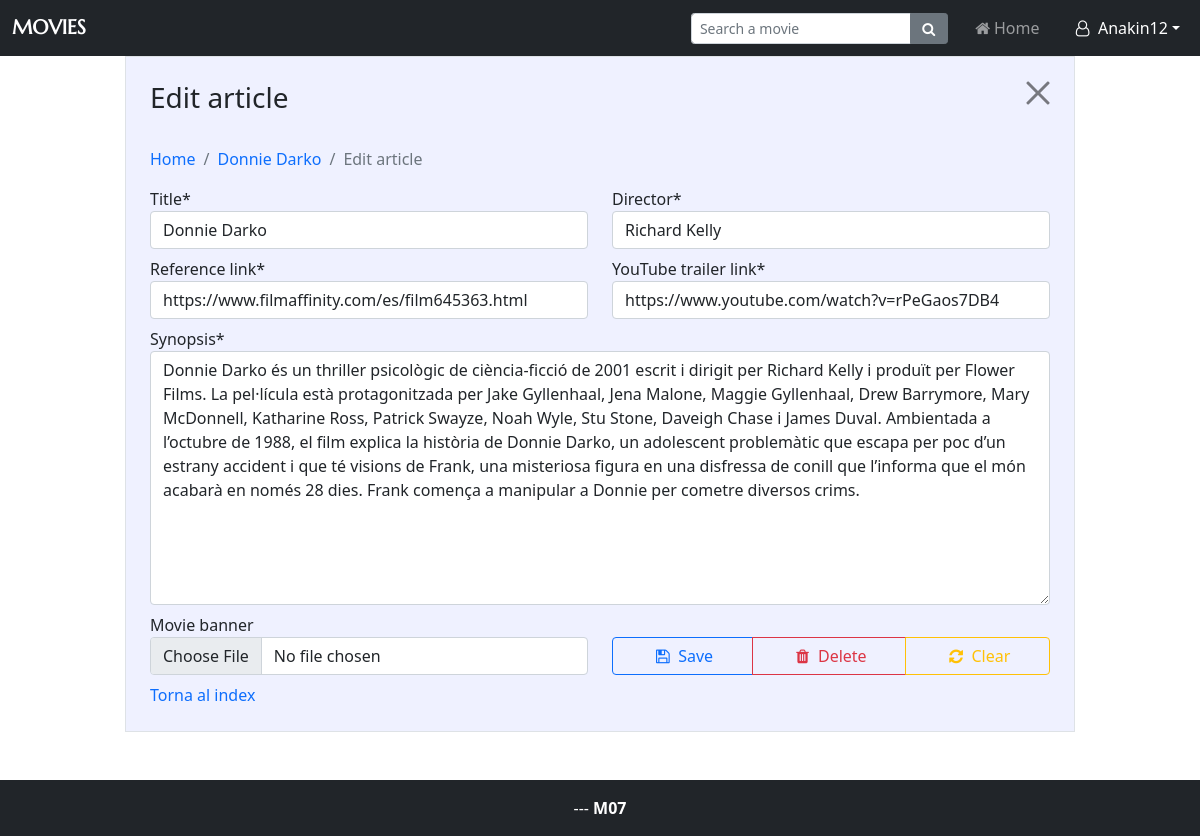
The page /controller/edit.php?id=12 (signed in) on the database its author committed.
### tables this page shows
CREATE TABLE IF NOT EXISTS `users` (
  `nickname` varchar(100) NOT NULL,
  `email` varchar(255) NOT NULL,
  `password` varchar(32) NOT NULL,
  `id` int(11) NOT NULL AUTO_INCREMENT,
  `reset_token` text NOT NULL,
  `remember_me_token` text NOT NULL,
  `social_provider` enum('','Twitter','GitHub','Google') NOT NULL,
  `admin` enum('0','1') NOT NULL,
  PRIMARY KEY (`id`)
);

CREATE TABLE IF NOT EXISTS `posts` (
  `id` int(11) NOT NULL AUTO_INCREMENT,
  `synopsis` text NOT NULL,
  `title` text NOT NULL,
  `director` text NOT NULL,
  `link` text NOT NULL,
  `youtube_link` text NOT NULL,
  `user_id` int(11) NOT NULL,
  `dateTime` timestamp NOT NULL DEFAULT current_timestamp(),
  `image_path` text NOT NULL,
  PRIMARY KEY (`id`)
);

### controller/edit.php (called while the page is built, shortened)
<?php
require_once '../model/pdo-articles.php';
require_once '../controller/session.php';
$errors = [];
$userId = getSessionUserId();
if (isset($_GET['id'])) {
    $articleId = $_GET['id'];
    $article = getPost($articleId);
    $title = $article['title'];
    $director = $article['director'];
    $link = $article['link'];
    $ytLink = $article['youtube_link'];
    $synopsis = $article['synopsis'];
} else if (isset($_POST['guardar'])) {
    $imagePath = "";
    $title = sanitizeString($_POST['title']);
    $director = sanitizeString($_POST['director']);
    $link = sanitizeString($_POST['link']);
    $ytLink = sanitizeString($_POST['youtube']);
    $synopsis = sanitizeString($_POST['synopsis']);
    checkUserInput($title, $director, $link, $ytLink, $synopsis);
    if (empty($errors)) {
        if (isset($_SESSION["articleId"])) {
            $articleId = $_SESSION["articleId"];
            updatePost($articleId, $title, $director, $link, $ytLink, $synopsis);
        } else {
            $articleId = createPost($userId, $title, $director, $link, $ytLink, $synopsis);
            $_SESSION["articleId"] = $articleId;
        }
    } else {
        $articleId = $_SESSION["articleId"];
    }
    $article = getPost($articleId);
} else unset($_SESSION['articleId']);
include '../view/edit.view.php';

### controller/navbar.php (called while the page is built, shortened)
<?php
require_once '../model/pdo-users.php';
require_once '../controller/session.php';
    $userId = getSessionUserId();
    $anonUser = $userId == 0;
    if (!$anonUser) {
        $nickname = getUserNicknameById($userId);
    } else $changePasswordVisibility = '';
    $file = pathinfo($_SERVER['PHP_SELF'])['filename'];
    $homeActive = $file == "index" ? "active" : "";
    $createActive = $file == "edit" ? "active" : "";
    $passwordActive = $file == "change-password" ? "active" : "";
    include '../view/navbar.view.php';

### controller/session.php (called while the page is built, shortened)
<?php
require_once "../model/pdo-users.php";
function getSessionUserId() {
    if (isset($_SESSION["userId"])) {
        return $_SESSION["userId"];
    } else {
        return 0;
    }
}

### model/pdo-users.php (called while the page is built, shortened)
<?php
function getUserNicknameById($userId)
{
    try {
        $connexio = getConnection();
        $statement = $connexio->prepare('SELECT nickname FROM users WHERE id = :userId');
        $statement->bindParam('userId', $userId, PDO::PARAM_INT);
        $statement->execute();
        $result = $statement->fetch();
        return $result['nickname'];
    } catch (PDOException $e) {
        die("No es pot establir connexió amb la base de dades");
    }
}

### model/pdo-articles.php (called while the page is built, shortened)
<?php
function getPost($articleId)
{
    try {
        $connexio = getConnection();
        $statement = $connexio->prepare('
        SELECT title, director, link, youtube_link, synopsis, id, dateTime, image_path, user_id,
        (SELECT nickname FROM users WHERE id = user_id) AS nickname
        FROM posts WHERE id = :articleId');
        $statement->bindParam('articleId', $articleId, PDO::PARAM_INT);
        $statement->execute();
        return $statement->fetch();
    } catch (PDOException $e) {
        die("No es pot establir connexió amb la base de dades");
    }
}

### view/edit.view.php (the view, shortened to what this page needs)
<!DOCTYPE html>
<html lang="en">
<head>
    <link rel="stylesheet" href="../view/bootstrap/css/bootstrap.min.css">
    <link rel="stylesheet" href="../view/fontello/css/fontello.css">
    <link rel="stylesheet" href="../view/styles.css">
</head>
<body>
<?php require_once '../controller/navbar.php' ?>
    <main class="container">
        <div class="row justify-content-center h-100">
            <div class="edit d-grid gap-3 p-4 border col-md-10 col-12 align-items-center">
                <form action="<?php echo $_SERVER['PHP_SELF'] ?>" id="form" method="POST" novalidate enctype="multipart/form-data">
                    <header class="col-12 d-flex justify-content-between mb-4">
                        <h3>
                            <?php echo isset($_SESSION["articleId"]) ? "Edit" : "Create new" ?> article
                        </h3>
                        <h4>
                            <a type="button" class="btn-close p-0" title="Close" href="index.php"></a>
                        </h4>
                    </header>
                    <nav aria-label="breadcrumb">
                    <ol class="breadcrumb">
                        <li class="breadcrumb-item" title="Go to home"><a href="index.php">Home</a></li>
                        <?php
                        if (isset($_SESSION["articleId"])) {
                            $titleDB = $article['title'];
                            echo "
                            <li class='breadcrumb-item' title='Go to this post'>
                                <a href='article.php?id=$articleId'>$titleDB</a>
                            </li>";
                        }
                        ?>
                        <li class="breadcrumb-item active" aria-current="page"><?php echo isset($_SESSION["articleId"]) ? "Edit" : "Create" ?> article</li>
                    </ol>
                    </nav>
                    <div class="row">
                        <div class="col-md-6 col-12 form-group mb-2">
                            <label for="title">Title*</label>
                            <input type="text" id="title" name="title" placeholder="Type the title" class="form-control <?php echo isset($errors['title']) ? "is-invalid" : "" ?>" value="<?php echo isset($title) ? $title : '' ?>">
                        </div>
                        <div class="col-md-6 col-12 form-group mb-2">
                            <label for="director">Director*</label>
                            <input type="text" id="director" name="director" placeholder="Type the director" class="form-control <?php echo isset($errors['director']) ? "is-invalid" : "" ?>" value="<?php echo isset($director) ? $director : '' ?>">
                        </div>
                    </div>
                    <div class="row">
                        <div class="col-md-6 col-12 form-group mb-2">
                            <label for="link">Reference link*</label>
                            <input type="text" id="link" name="link" placeholder="Type the reference link" class="form-control <?php echo isset($errors['link']) ? "is-invalid" : "" ?>" value="<?php echo isset($link) ? $link : '' ?>">
                        </div>
                        <div class="col-md-6 col-12 form-group mb-2">
                            <label for="youtube">YouTube trailer link*</label>
                            <input type="text" id="youtube" name="youtube" placeholder="Type the YouTube trailer link" class="form-control <?php echo isset($errors['youtube']) ? "is-invalid" : "" ?>" value="<?php echo isset($ytLink) ? $ytLink : '' ?>">
                        </div>
                    </div>
                    <div class="form-group mb-2">
                        <label for="synopsis">Synopsis*</label>
                        <textarea rows="10" id="synopsis" name="synopsis" class="form-control <?php echo isset($errors['synopsis']) ? "is-invalid" : "" ?>"><?php echo isset($synopsis) ? $synopsis : '' ?></textarea>
                    </div>
                    <div class="row mb-2 align-items-end">
                        <div class="form-group col-md-6 col-12">
                            <label for="file">Movie banner</label>
                            <input class="form-control" type="file" id="file" name="file" accept="image/png, image/jpeg">
                        </div>
                        <div class="btn-group mt-3 col-md-6 col-12">
                            <button class="btn btn-outline-primary" type="submit" name="guardar" title="Save post">
                                <span class="icon-floppy"> Save</span>
                            </button>
                            <a class="btn btn-outline-danger" title="Delete post" onclick="show_confirm(<?php echo isset($articleId) ? $articleId : 0 ?>)">
                                <span class="icon-trash"> Delete</span>
                            </a>
                            <button class="btn btn-outline-warning" type="button" id="clear" title="Clear form">
                                <span class="icon-arrows-cw"> Clear</span>
                            </button>
                        </div>
                    </div>
            <a href="index.php">Torna al index</a>
                </form>
            </div>
        </div>
    </main>
    <?php include_once '../view/footer.view.php' ?>
</body>
</html>

### view/navbar.view.php (shortened to what this page needs)
<nav class="navbar fixed-top navbar-expand-lg navbar-dark bg-dark">
  <div class="container-fluid">
    <a class="navbar-brand" href="index.php">Movies</a>
    <div class="collapse navbar-collapse" id="navbarNav">
      <ul class="navbar-nav ms-md-auto gap-2">
        <li class="nav-item align-self-center">
          <form method="GET" action="index.php" class="input-group input-group-sm">
            <input type="search" name="search" class="form-control" placeholder="Search a movie" value="<?php echo isset($_GET['search']) ? $_GET['search'] : '' ?>"/>
            <button type="submit" title="Search a movie" class="btn btn-secondary">
              <i class="icon-search"></i>
            </button>
          </form>
        </li>
        <li class="nav-item rounded">
          <a class="nav-link <?php echo $homeActive ?>" aria-current="page" href="index.php"><span class="icon-home"></span>Home</a>
        </li>
        <li class="nav-item dropdown rounded">
          <?php
          if ($anonUser)
            echo <<<STR
                <a class="nav-link dropdown-toggle $loginActive $signupActive" href="#" id="navbarDropdown" role="button" data-bs-toggle="dropdown" aria-expanded="false"><i class="bi bi-person-fill me-2"></i><span class="icon-user-o"></span> Sign in </a>
                <ul class="dropdown-menu dropdown-menu-end">
                <li><a class="dropdown-item $loginActive" href="login.php"><span class="icon-user-o"></span> Log in</a></li>
                <li><a class="dropdown-item $signupActive" href="sign-up.php"><span class="icon-user-plus"></span> Sign up</a></li>
            STR;
else echo <<<STR
<a class="nav-link dropdown-toggle $createActive $passwordActive" href="#" id="navbarDropdown" role="button" data-bs-toggle="dropdown" aria-expanded="false"><i class="bi bi-person-fill me-2"></i><span class="icon-user-o"></span> $nickname</a>
<ul class="dropdown-menu dropdown-menu-end">
<li><a class="dropdown-item $createActive" href="edit.php"><span class="icon-plus"></span> New post</a></li>
<li><a class="dropdown-item $passwordActive $changePasswordVisibility" href="change-password.php"><span class="icon-key"></span> Change password</a></li>
<li><a class="dropdown-item " href="recovery-password.php"><span class="icon-key"></span> Recovery password</a></li>
<li><a class="dropdown-item " href="llistar-usuaris.php"><span class="icon-key"></span> Llistar tots els usuaris</a></li>
<li><a class="dropdown-item " href="donar-baixa.php"><span class="icon-key"></span> Donar-se de baixa</a></li>
<div class="dropdown-divider"></div>
<li><a class="dropdown-item" href="clear-session.php"><span class="icon-logout"></span> Log out</a></li>
STR;
          ?>
      </ul>
      </li>
      </ul>
    </div>
  </div>
</nav>

### view/styles.css (style rules this page uses)
html, body { height: 100%; }
body { padding-top: 3.5rem; display: flex; flex-direction: column; word-break: break-word; }
main { flex: 1 0 auto; }
span[class^='icon'] { display: inline-block; }
a { text-decoration: none; }
.edit { height: 100%; background-color: #eff1ff; }
.navbar-brand { font-family: Marcellus; text-transform: uppercase; font-weight: bold; }

### rows shown on the page
users: nickname "Anakin12"
posts: title "Donnie Darko", director "Richard Kelly", link "https://www.filmaffinity.com/es/film645363.html", youtube "https://www.youtube.com/watch?v=rPeGaos7DB4", synopsis "Donnie Darko és un thriller psicològic de ciència-ficció de 2001 escrit i dirigit per Richard Kelly i produït per Flower Films. La pel·lícula està protagonitzada per Jake Gyllenhaal, Jena Malone, Maggie Gyllenhaal, Drew Barrymore, Mary McDonnell, Katharine Ross, Patrick Swayze, Noah Wyle, Stu Stone, Daveigh Chase i James Duval. Ambientada a l’octubre de 1988, el film explica la història de Donnie Darko, un adolescent problemàtic que escapa per poc d’un estrany accident i que té visions de Frank, una misteriosa figura en una disfressa de conill que l’informa que el món acabarà en només 28 dies. Frank comença a manipular a Donnie per cometre diversos crims."
